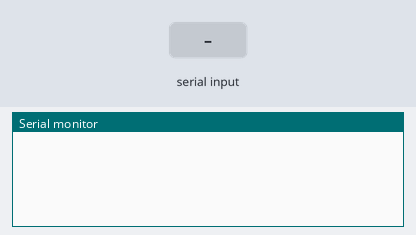
Simulated run of this sketch. Board: Arduino Uno, built with avr-gcc and run on an emulated ATmega328P. On the bench: the last lines printed to the serial monitor. Inputs (shaded band) come from the test bench.

Above: at 1.2 s.
1.3 s: "w" received over Serial
At 2.2 s:
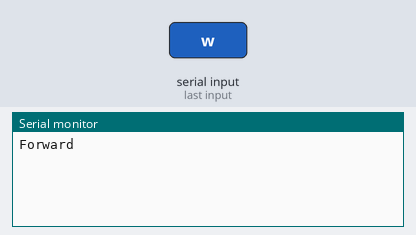
2.8 s: "s" received over Serial
At 3.3 s:
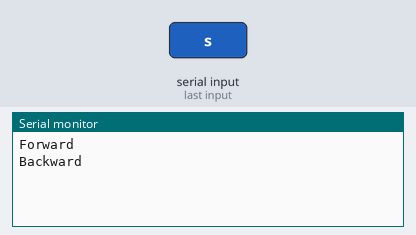
4.3 s: "a" received over Serial
At 5.5 s:
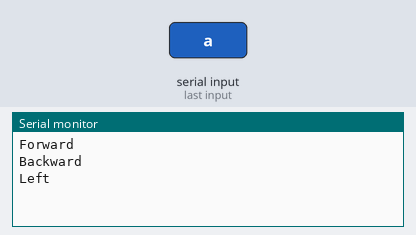
5.8 s: "d" received over Serial
At 6.8 s:
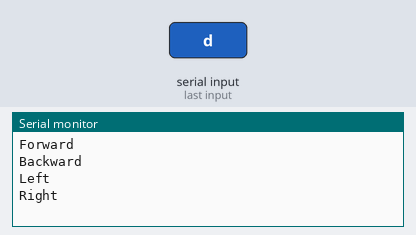

The sketch:

wasd_movement.ino
```cpp
int incomingByte = 0; // for incoming serial data

void setup() {
  Serial.begin(9600); // opens serial port, sets data rate to 9600 bps
}

void loop() {
  // send data only when you receive data:
  if (Serial.available() > 0) {
    // read the incoming byte:
    incomingByte = Serial.read();

    // say what you got:
    if (incomingByte == 'w'){
      Serial.print("Forward");
      Serial.println();
    }
    if (incomingByte == 's'){
      Serial.print("Backward");
      Serial.println();
    }
    if (incomingByte == 'a'){
      Serial.print("Left");
      Serial.println();
    }
    if (incomingByte == 'd'){
      Serial.print("Right");
      Serial.println();
    }
  }
}
```

Measured:
- after the input at 1.3 s, the serial monitor: prints a new line at once (image 1)
- after the input at 2.8 s, the serial monitor: prints a new line at once (image 2)
- after the input at 4.3 s, the serial monitor: prints a new line at once (image 3)
- after the input at 5.8 s, the serial monitor: prints a new line at once (image 4)
